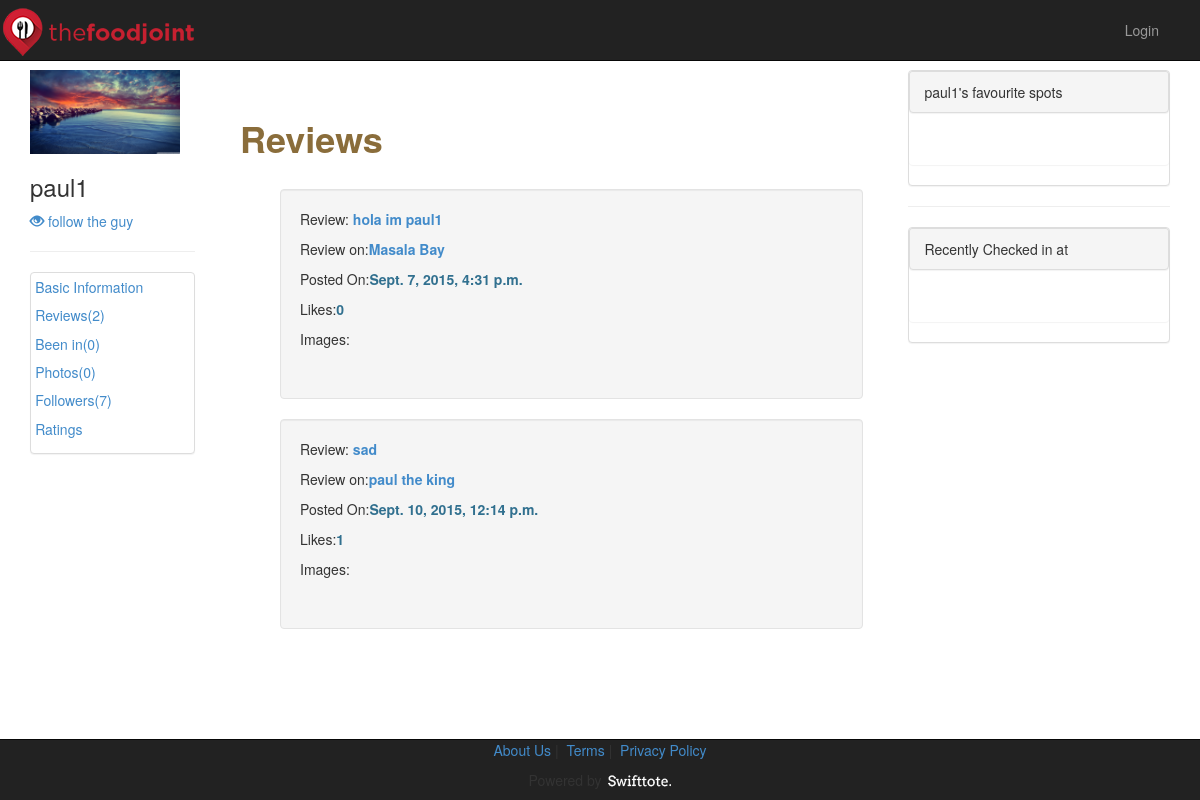
Screenshot of /profiles/profile/paul1/ with the database file from the repository.
### userprofiles/models.py (models this page shows, shortened)
class UserProfile(models.Model):
	userObject = models.OneToOneField(User)
	firstName = models.CharField(max_length = 100,blank = True)
	middleName = models.CharField(max_length = 100,blank = True)
	lastName = models.CharField(max_length =100,blank = True)
	phoneNumber = PhoneNumberField(blank = True)
	profilePicture = models.ImageField(upload_to = 'userpics/userprofile',blank = True,)
	coverPicture = models.ImageField(upload_to = 'userpics/usercover',blank = True)
	followersCount = models.IntegerField(default = 0)
	follows = models.ManyToManyField('self',related_name= "follow", symmetrical = False,blank = True)
	userPoints = models.IntegerField(default  = 0)
	checkedInAt = models.ManyToManyField(Restaurant,related_name = 'checked_in_at',symmetrical = False,through = 'CheckInCounter')
	profileStatus = models.CharField(max_length = 250, default = "")

### reviews/models.py (models this page shows, shortened)
class RestaurantReview(models.Model):
	reviewText = models.TextField(null=False,blank=False)
	reviewRating = models.IntegerField(blank=False,null=False,default = 3)
	reviewedBy  = models.ForeignKey(User)
	reviewOn = models.ForeignKey(Restaurant)
	reviewedOn = models.DateTimeField(auto_now_add = True)
	likeCount = models.IntegerField(default = 0)

### restaurants/models.py (models this page shows, shortened)
class Restaurant(models.Model):
	restaurantName = models.CharField(max_length = 200)
	restaurantContact = PhoneNumberField()
	restaurantWebsite = models.URLField()
	restaurantFBLink = models.URLField()
	restaurantAddress = models.TextField(default = "")
	restaurantCity = models.CharField(max_length = 100)
	restaurantLocation  = models.CharField(max_length = 100)
	restaurantMapLocation = PlainLocationField(based_fields = [restaurantLocation],zoom = 13)
	openingTime = models.TimeField(null = True, blank = True, auto_now  = False, auto_now_add = False)
	closingTime = models.TimeField(null = True, blank = True, auto_now = False, auto_now_add = False)
	hitCount  = models.IntegerField(default = 0)
	checkInCount = models.IntegerField(default = 0)
	restaurantRating = models.DecimalField(decimal_places = 1,max_digits = 2)
	voteCount = models.IntegerField(default = 0)
	americanCusine = models.BooleanField(default = False)
	andhraCusine = models.BooleanField(default = False)
	arabianCusine = models.BooleanField(default = False)
	bakeryCusine = models.BooleanField(default = False)
	bengaliCusine = models.BooleanField(default = False)
	biriyaniCusine = models.BooleanField(default = False)
	britishCusine  = models.BooleanField(default = False)
	cafeCusine = models.BooleanField(default = False)
	chettinadCusine = models.BooleanField(default = False)
	chineseCusine = models.BooleanField(default = False)
	coffeeteaCusine = models.BooleanField(default = False)
	fastfoodCusine = models.BooleanField(default = False)
	continentalCusine = models.BooleanField(default = False)
	dessertsCusine = models.BooleanField(default = False)
	europeanCusine = models.BooleanField(default = False)
	frenchCusine = models.BooleanField(default = False)
	goanCusine = models.BooleanField(default = False)
	gujarathiCusine = models.BooleanField(default = False)
	healthyFoodCusine = models.BooleanField(default = False)
	hyderabadiCusine = models.BooleanField(default = False)
	italianCusine  = models.BooleanField(default = False)
	japaneseCusine = models.BooleanField(default = False)
	juices = models.BooleanField(default = False)
	kashmiriCusine = models.BooleanField(default = False)
	keralaCusine = models.BooleanField(default = False)
	lounge = models.BooleanField(default = False)
	malabariCusine = models.BooleanField(default = False)
	malaysianCusine = models.BooleanField(default = False)
	mexicanCusine = models.BooleanField(default = False)
	middleEastCusine = models.BooleanField(default = False)
	mughlaiCusine = models.BooleanField(default = False)
	multiCusine = models.BooleanField(default = False)
	nepaleseCusine = models.BooleanField(default = False)
	northIndianCusine = models.BooleanField(default = False)
	otherCusines = models.BooleanField(default = False)
	pakisthaniCusine = models.BooleanField(default = False)
	pizza = models.BooleanField(default = False)
	pub = models.BooleanField(default = False)
	seaFoodCusine = models.BooleanField(default = False)
	spanishCusine = models.BooleanField(default = False)
	streetFoodCusine = models.BooleanField(default = False)
	thaiCusine = models.BooleanField(default = False)
	tibetanCusine = models.BooleanField(default = False)
	restaurantCusines = JSONField(default="""{
	"americanCusine":0,
	"andhraCusine" :0,
	"arabianCusine": 0,
	"asianCusine":0,
	"bakeryCusine":0,
	"bengaliCusine":0,
	"biriyaniCusine":0,
	"britishCusine":0,
	"cafeCusine":0,
	"chettinadCusine":0,
	"chineseCusine":0,
	"coffeeteaCusine":0,
	"fastfoodCusine":0,
	"continentalCusine":0,
	"dessertsCusine":0,
	"europeanCusine":0,
	"frenchCusine":0,
	"goanCusine":0,
	"gujarathiCusine":0,
	"healthyFoodCusine":0,
	"hyderabadiCusine":0,
	"italianCusine":0,
	"japaneseCusine":0,
	"juices":0,
	"kashmiriCusine":0,
	"keralaCusine":0,
	"lounge":0,
	"malabariCusine":0,
	"malaysianCusine":0,
	"mexicanCusine":0,
	"middleEastCusine":0,
	"mughlaiCusine":0,
	"multiCusine":0,
	"nepaleseCusine":0,
	"northIndianCusine":0,
	"otherCusines":0,
	"pakisthaniCusine":0,
	"pizza":0,
	"pub":0,
	"seaFoodCusine":0,
	"southIndianCusine":0,
	"spanishCusine":0,
	"streetFoodCusine":0,
	"thaiCusine" :0,
   	"tibetanCusine":0 }""")

### userprofiles/views.py (the view)
# urls.py: url(r'^profile/(?P<userName>[\w\-]+)/$',views.viewUser,name = "viewProfile"),
def viewUser(request,userName):
	contextDi = {}
	if request.user.is_active:
		currentUser=User.objects.get(username=request.user)
		currentuserprofileobject=UserProfile.objects.get(userObject=currentUser)
		contextDi['userprofileObject'] = currentuserprofileobject
	userObject = User.objects.get(username = userName)
	profileObject = UserProfile.objects.get(userObject = userObject)
	contextDi['profileObject'] = profileObject
	contextDi['recentCheckIns'] = profileObject.checkincounter_set.all()[:10]
	contextDi['reviews'] = userObject.restaurantreview_set.all()
	contextDi['favouriteSpots'] = profileObject.checkincounter_set.all()[:10]
	return render(request,'profile/profile.html',contextDi)

### templates/profile/profile.html (shortened to what this page needs)
{% extends 'main.html' %}
{% load staticfiles %}
{% block sidePanel %}
       {% if profileObject.profilePicture %}
          <img style = "width :150px;" src="{{profileObject.profilePicture.url}}">
       {% else %}
        <img style="width:150px;" src="{% static 'images/anon_user.png' %}">
       {% endif %}
<h3>{{profileObject.firstName}}</h3>
{% if request.user.is_active %}
     {% if userprofileObject == profileObject %}
     {% else %}
            {% if profileObject not in userprofileObject.follows.all %}
             <a href="{% url 'profiles:followher' profileObject.id %}">
             <span class="glyphicon glyphicon-eye-open"></span>
             follow the guy
             </a>
            {% else %}
             <p class="text-success">Following</p>
             <a href="{% url 'profiles:unfollowhim' profileObject.id %}">
              <span class="glyphicon glyphicon-eye-close"></span>
              unfollow
              {% endif %}
    {% endif%}
{% else %}
<a href="/accounts/login">
          <span class="glyphicon glyphicon-eye-open"></span>
          follow the guy
          </a>
{% endif %}
<hr>
<div class="panel panel-default">
<ul id = "leftLink" class="list-unstyled">
	<li id = "basicInfoButton"><a>Basic Information</a></li>
	<li id = "reviewsButton"><a>Reviews({{profileObject.userObject.restaurantreview_set.count}})</a></li>
	<li id = "beeninButton"><a>Been in({{profileObject.checkincounter_set.count}})</a></li>
	<li id = "photoButton"><a>Photos({{profileObject.userObject.reviewimages_set.count}})</a></li>
	<li id = "followersButton"><a>Followers({{profileObject.followersCount}})</a></li>
	<li id = "ratingButton"><a>Ratings</a></li>
</ul>
</div>
{% endblock %}
{% block pageBody%}
 <div id="reviewInfo" class="profileinfo">
              	           <h1 class="text-warning"><strong>Reviews</strong></h1><br>
              	            <ul>
              	            	{% for each in profileObject.userObject.restaurantreview_set.all %}
                                <div class="well">
                                <p> Review:<strong class="text-info"> <a href="{% url 'reviews:reviewfull' each.id each.reviewOn.id %}">{{each.reviewText }}</a></strong> </p>
                                <p> Review on:<strong class="text-info"><a href="/restaurants/viewrestaurant/{{each.reviewOn.id}}">{{each.reviewOn.restaurantName}}</a></strong></p>
                                <p> Posted On:<strong class="text-info">{{each.reviewedOn}}</strong></p>
                                <p>Likes:<strong class="text-info">{{each.likeCount}}</strong></p>
                                <p>Images:</p><br>
                                </div>
              	            	{% endfor %}
              	            </ul>
              </div>
{% endblock %}
{% block rightPanel %}
<div class="panel panel-default">
<div class="panel panel-heading">
	{{profileObject.firstName}}'s favourite spots
</div>
<div class="panel panel-body"></div>
</div>
<hr>
<div class = "panel panel-default">
	<div class="panel panel-heading">Recently Checked in at </div>
	<div class = "panel panel-body">
	</div>
</div>
{% endblock %}

### templates/main.html (shortened to what this page needs)
<!DOCTYPE html>
{% load staticfiles%}
<html lang="en">
	<head>
		<link rel="stylesheet" href="{% static 'css/normalize.css'%}">
		<link href="{% static 'css/bootstrap.min.css' %}" rel="stylesheet">
		<link rel="stylesheet" href="https://maxcdn.bootstrapcdn.com/font-awesome/4.4.0/css/font-awesome.min.css">
		<link href="{% static 'css/styles.css' %}" rel="stylesheet">
	</head>
	<body>
<nav class="navbar navbar-default navbar-fixed-top navbar-inverse" role="navigation" style = "padding-right:5vh; padding-bottom:.5vh; padding-top:.5vh;">
	<div class="navbar-header">
        <a class="navbar-brand" style = "padding:0px;" rel="home" href="/"><img src="{% static 'images/foodjoint_logo.png'%}"></a>
	</div>
	<div class="collapse navbar-collapse">
		{% if user.is_authenticated %}
              <ul class="nav navbar-nav navbar-right c-navbar-loggedin">
                <li>
                  <a class="c-dp-name" href="#">Hi {{ user.username}}</a>
                  <li class="dropdown c-account-info-btn">
                      <a href="#" class="dropdown-toggle" data-toggle="dropdown" role="button" aria-expanded="false">My Account <span class="caret c-red-color"></span></a>
                      <ul class="dropdown-menu" role="menu">
                        <li><a href="/profiles/viewProfile">My Profile</a></li>
                        <li><a href="/accounts/logout/">Logout</a></li>
                      </ul>
                  </li>
                </li>
              </ul>
              {% else %}
                <ul class="nav navbar-nav navbar-right">
                <li><a href="/thefoodjoint/accounts/login" class="btn c-btn">Login</a></li>
              </ul>
              {% endif %}
	</div>
</nav>
<div class="container-fluid">
  <div class="col-sm-2 col-md-2">
        {% block sidePanel %}
        {% endblock %}
  </div>
  <div class="col-sm-7 col-md-7">
    <div class="container col-sm-12 col-md-12" style = "padding-bottom:10vh;">
    {% block pageBody %}{% endblock %}
   </div>
  </div>
  <div class="col-sm-3 col-md-3">
  {% block rightPanel %}
  {% endblock %}
  </div>
</div>
<nav class = "navbar navbar-inverse navbar-fixed-bottom">
	<div class="container">
		<div class="row">
            <div class="col-md-12">
              <p class="text-center" >
                  <a class  = "bottomBar" href="/thefoodjoint/aboutus/">About Us</a>&nbsp;|&nbsp;
                  <a class  = "bottomBar" href="/thefoodjoint/terms/">Terms</a>&nbsp;|&nbsp;
                  <a  class  = "bottomBar" href="/thefoodjoint/privacy/">Privacy Policy</a>
              </p>
            </div>
          </div>
          <div class="row">
            <div class="col-md-12">
              <p class="text-center">
                Powered by <a href = "http://www.swifttote.com"><img src="{% static 'images/footer-logo.png' %}"></a>
              </p>
            </div>
          </div>
        </div>
</nav>
	</body>
</html>

### static/css/styles.css (style rules this page uses)
body { padding-top: 70px; }

### templates/profile/profile.html (style rules this page uses)
#leftLink li { padding-top:.5em; padding-bottom:.5em; }
#leftLink li { padding:.3em; }
.profileinfo { padding-top:2em; }

### rows the page displays
UserProfile: profilePicture (picture), firstName "paul1", userObject.restaurantreview_set.count "2", checkincounter_set.count "0", userObject.reviewimages_set.count "0", followersCount "7"
RestaurantReview: reviewText "hola im paul1", reviewOn.restaurantName "Masala Bay", reviewedOn "Sept. 7, 2015, 4:31 p.m.", likeCount "0"
RestaurantReview: reviewText "sad", reviewOn.restaurantName "paul the king", reviewedOn "Sept. 10, 2015, 12:14 p.m.", likeCount "1"
